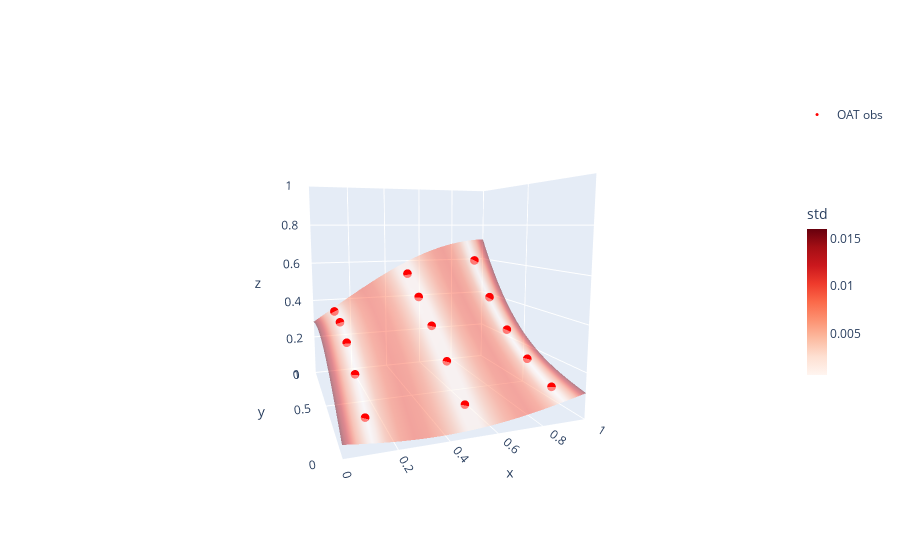

This figure's notebook cell:
### Code cell
# Train gpm on oat data
gpm_oat = train_gp(X_oat, y_oat, kernel)

# Predict surface based on fitted GP
mu_oat,std_oat = gpm_oat.predict(Xsurf, return_std=True)

# Plot the result
fig = go.FigureWidget()

fig.add_surface(x=mx, y=my, z=mu_oat.reshape(mx.shape), name='GP oat',
                colorscale='Reds', surfacecolor=std_oat.reshape(mx.shape), opacity=0.5, showscale=True,
               colorbar={'title':'std','len':0.5, 'thickness':20})

fig.add_scatter3d(x=X_oat[:,0], y=X_oat[:,1], z=y_oat, mode='markers',
                  marker={'symbol':'circle', 'color':'red', 'size':3},
                  name='OAT obs', showlegend=True)

# update layout to set view
fig.update_layout(
                  scene={'xaxis':{'range':[0,1]},
                         'yaxis':{'range':[0,1]},
                         'zaxis':{'range':[0,1]},
                         'aspectratio':{'x':1,'y':1,'z':1},
                         'camera':{
                            'eye':{'x':-0.7, 'y':-2., 'z':0.3}}
                        })

fig.show()

### Figure 1 — Plotly figure (JSON) as saved in the notebook; plotly's stock layout.template omitted (floating-point values rounded to 4 significant figures; data arrays with more than 128 entries replaced by an {"elided": "..."} marker saying what was removed)
{"data": [{"colorbar": {"len": 0.5, "thickness": 20, "title": {"text": "std"}}, "colorscale": [[0, "rgb(255,245,240)"], [0.125, "rgb(254,224,210)"], [0.25, "rgb(252,187,161)"], [0.375, "rgb(252,146,114)"], [0.5, "rgb(251,106,74)"], [0.625, "rgb(239,59,44)"], [0.75, "rgb(203,24,29)"], [0.875, "rgb(165,15,21)"], [1, "rgb(103,0,13)"]], "name": "GP oat", "opacity": 0.5, "showscale": true, "surfacecolor": {"elided": "20x20 float values"}, "type": "surface", "uid": "3e400b6f-692c-4cc1-ab12-31749785b752", "x": {"elided": "20x20 float values"}, "y": {"elided": "20x20 float values"}, "z": {"elided": "20x20 float values"}}, {"marker": {"color": "red", "size": 3, "symbol": "circle"}, "mode": "markers", "name": "OAT obs", "showlegend": true, "type": "scatter3d", "uid": "560351b2-ff58-4d04-a6ae-d3dc9f5e1286", "x": [0.1, 0.1, 0.1, 0.1, 0.1, 0.5, 0.5, 0.5, 0.5, 0.5, 0.9, 0.9, 0.9, 0.9, 0.9], "y": [0.1, 0.3, 0.5, 0.7, 0.9, 0.1, 0.3, 0.5, 0.7, 0.9, 0.1, 0.3, 0.5, 0.7, 0.9], "z": [0.09708, 0.1997, 0.2823, 0.3348, 0.3522, 0.09368, 0.2143, 0.33, 0.4381, 0.5374, 0.1194, 0.1863, 0.2807, 0.4162, 0.5998]}], "layout": {"scene": {"aspectratio": {"x": 1, "y": 1, "z": 1}, "camera": {"eye": {"x": -0.7, "y": -2, "z": 0.3}}, "xaxis": {"range": [0, 1]}, "yaxis": {"range": [0, 1]}, "zaxis": {"range": [0, 1]}}}}
